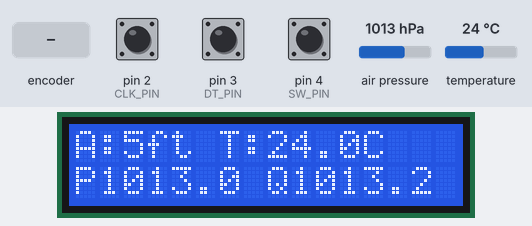
The sketch below on a simulated Arduino Uno, built with avr-gcc and run on an emulated ATmega328P. Shown: 16×2 character LCD. The test bench sets the inputs (shaded band); at power-on: air pressure 1013 hPa, temperature 24 °C, pin 2 (CLK_PIN) HIGH, pin 3 (DT_PIN) HIGH, pin 4 (SW_PIN) HIGH. What the sketch prints to the serial monitor is not drawn.

Above: at 2.4 s.
2.5 s: air pressure set to 952 hPa
At 3.1 s:
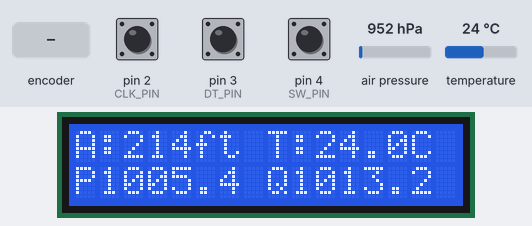
4.8 s: rotary encoder on pin 2 (CLK_PIN) / pin 3 (DT_PIN) turned 3 steps (first pin leading)
At 5.8 s:
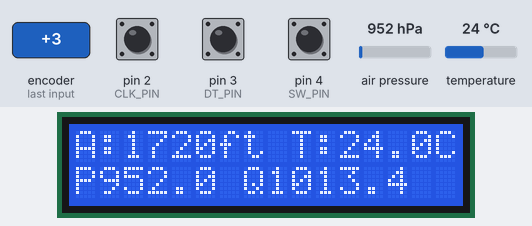
6.9 s: temperature set to 12 °C
At 8.5 s:
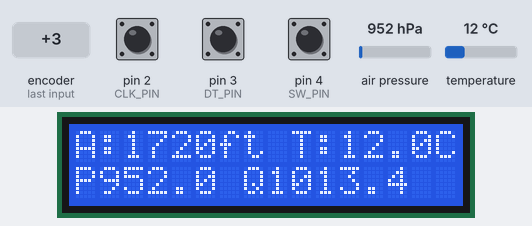
8.8 s: air pressure set to 975 hPa
At 11.2 s:
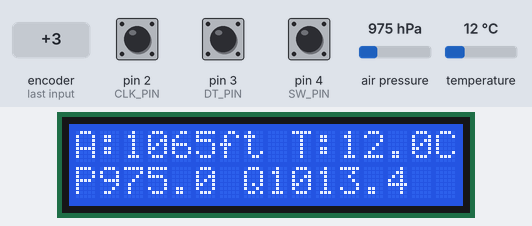
12.9 s: rotary encoder on pin 2 (CLK_PIN) / pin 3 (DT_PIN) turned 1 step (first pin leading)
At 14.3 s:
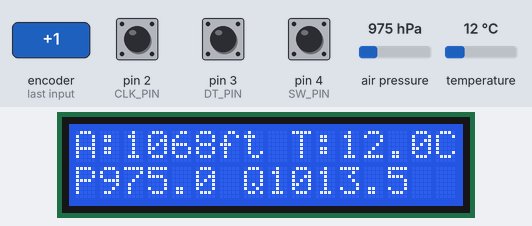
Timing chart, 0 to 15.8 s (numbered marks = the images above; inputs shaded):
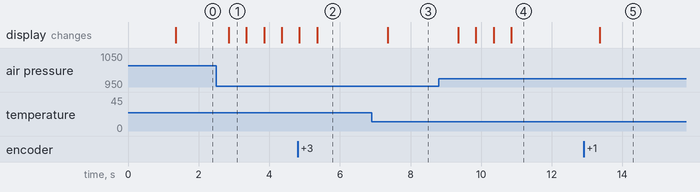

The sketch:

altimeter.ino
```cpp
#include <Wire.h>
#include <Adafruit_BMP280.h>
#include <LiquidCrystal_I2C.h>
#include <math.h>

// ===== COMPONENTS =====
LiquidCrystal_I2C lcd(0x27, 16, 2);
Adafruit_BMP280 bmp;

// ===== KY-040 PINS =====
const byte CLK_PIN = 2;
const byte DT_PIN  = 3;
const byte SW_PIN  = 4;

// ===== QNH SETTINGS =====
float qnh = 1013.2;
float qnhStep = 0.1;

// Store QNH in tenths to avoid floating-point
// display and rounding problems.
int qnhTenths = 10132;
const int QNH_MIN = 9500;
const int QNH_MAX = 10500;

// ===== PRESSURE AVERAGING =====
const byte N = 10;
float samples[N];
byte sampleIndex = 0;
byte sampleCount = 0;
float pressureSum = 0;

// ===== ENCODER =====
int lastCLK;
bool lastButton = HIGH;
unsigned long lastButtonTime = 0;

// ===== TIMERS =====
unsigned long lastSample = 0;
unsigned long lastDisplay = 0;

// ===== SETUP =====
void setup() {
  Serial.begin(9600);
  Wire.begin();

  pinMode(CLK_PIN, INPUT_PULLUP);
  pinMode(DT_PIN, INPUT_PULLUP);
  pinMode(SW_PIN, INPUT_PULLUP);

  lcd.init();
  lcd.backlight();

  lcd.setCursor(0, 0);
  lcd.print("Aircraft Alt.");
  lcd.setCursor(0, 1);
  lcd.print("Starting...");

  bool bmpOK = bmp.begin(0x76);
  if (!bmpOK) {
    bmpOK = bmp.begin(0x77);
  }

  if (!bmpOK) {
    lcd.clear();
    lcd.print("BMP280 ERROR!");
    lcd.setCursor(0, 1);
    lcd.print("Check wiring");

    Serial.println("BMP280 not detected.");
    while (true) {
      delay(100);
    }
  }

  bmp.setSampling(
    Adafruit_BMP280::MODE_NORMAL,
    Adafruit_BMP280::SAMPLING_X2,
    Adafruit_BMP280::SAMPLING_X16,
    Adafruit_BMP280::FILTER_X16,
    Adafruit_BMP280::STANDBY_MS_500
  );

  lastCLK = digitalRead(CLK_PIN);

  delay(1200);
  lcd.clear();

  Serial.println("BMP280 Altimeter ready");
  Serial.println("QNH starts at 1013.2 hPa");
}

// ===== MAIN LOOP =====
void loop() {
  readEncoder();
  readButton();

  if (millis() - lastSample >= 200) {
    lastSample = millis();

    float p = bmp.readPressure() / 100.0;

    if (p > 300.0 && p < 1100.0) {
      if (sampleCount == N) {
        pressureSum -= samples[sampleIndex];
      } else {
        sampleCount++;
      }

      samples[sampleIndex] = p;
      pressureSum += p;

      sampleIndex = (sampleIndex + 1) % N;
    }
  }

  if (millis() - lastDisplay >= 500 &&
      sampleCount > 0) {
    lastDisplay = millis();
    updateDisplay();
  }
}

// ===== ROTARY ENCODER =====
void readEncoder() {
  int clk = digitalRead(CLK_PIN);

  if (clk != lastCLK && clk == LOW) {
    if (digitalRead(DT_PIN) != clk) {
      qnhTenths++;
    } else {
      qnhTenths--;
    }

    qnhTenths = constrain(
      qnhTenths, QNH_MIN, QNH_MAX
    );

    qnh = qnhTenths / 10.0;
  }

  lastCLK = clk;
}

// ===== BUTTON =====
void readButton() {
  bool button = digitalRead(SW_PIN);

  if (lastButton == HIGH &&
      button == LOW &&
      millis() - lastButtonTime > 250) {

    lastButtonTime = millis();

    if (qnhStep < 0.5) {
      qnhStep = 1.0;
    } else {
      qnhStep = 0.1;
    }

    Serial.print("QNH adjustment step: ");
    Serial.print(qnhStep, 1);
    Serial.println(" hPa");
  }

  lastButton = button;
}

// ===== DISPLAY =====
void updateDisplay() {
  float actualPressure = pressureSum / sampleCount;
  float temperatureC = bmp.readTemperature();

  qnh = qnhTenths / 10.0;

  float altitudeM = 44330.0 *
    (1.0 - pow(actualPressure / qnh, 0.19029495));

  float altitudeFt = altitudeM * 3.28084;

  // Row 1: Altitude and temperature
  lcd.setCursor(0, 0);
  lcd.print("A:");
  lcd.print(altitudeFt, 0);
  lcd.print("ft T:");
  lcd.print(temperatureC, 1);
  lcd.print("C ");

// Row 2: Pressure and QNH
int whole = qnhTenths / 10;
int decimal = abs(qnhTenths % 10);

lcd.setCursor(0, 1);
lcd.print("                "); // Clear all 16 characters
lcd.setCursor(0, 1);

lcd.print("P");
lcd.print(actualPressure, 1);
lcd.print(" Q");
lcd.print(whole);
lcd.print('.');
lcd.print(decimal);

  // Serial Monitor
  Serial.print("Altitude: ");
  Serial.print(altitudeFt, 1);
  Serial.print(" ft | Temp: ");
  Serial.print(temperatureC, 1);
  Serial.print(" C | Pressure: ");
  Serial.print(actualPressure, 2);
  Serial.print(" hPa | QNH: ");
  Serial.print(whole);
  Serial.print('.');
  Serial.print(decimal);
  Serial.println(" hPa");
}
```

Measured:
- after the input at 2.5 s, the display: changes after 0.35 s (image 1)
- after the input at 4.8 s, the display: first differs from a run without the input after 0.55 s (image 2)
- after the input at 6.9 s, the display: changes after 0.45 s (image 3)
- after the input at 8.8 s, the display: first changes after 0.55 s (image 4 shows a later state)
- after the input at 12.9 s, the display: changes after 0.45 s (image 5)
- what the display in image 1 shows lasts 0.5 s, from 2.9 s to 3.4 s
